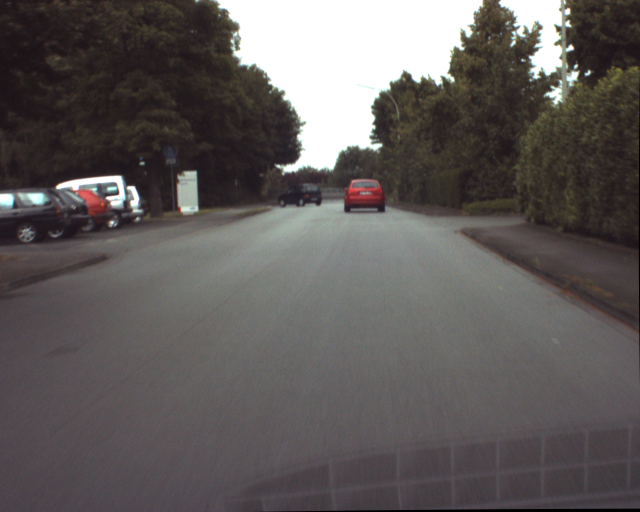
%> input picture Assignments/Assignment_1 _and _2 _from _Paro2621/assignment2/testimages/ur_c_s_03a_01_L_0376.png, 1280 x 1024 px (shown at 1/2 size)
$ octave main_1.m   (GNU Octave 9; MATLAB toolbox functions it lacks are replaced by stand-ins)
%> lines starting %> are read from the running program, lines starting %| are printed output that depends on the picture; in (x1, y1, x2, y2) boxes, pixels count from 0 and x2, y2 are one past the last pixel; in counts of white or black regions, pixels touching at a corner belong together; the program's own positions count from 1
% close all;
% clear, clc;
set(0, 'DefaultFigureWindowStyle', 'docked');
addpath("testimages/")

% second part
images = { 'ur_c_s_03a_01_L_0376.png', ...
           'ur_c_s_03a_01_L_0377.png', ...
           'ur_c_s_03a_01_L_0378.png', ...
           'ur_c_s_03a_01_L_0379.png', ...
           'ur_c_s_03a_01_L_0380.png', ...
           'ur_c_s_03a_01_L_0381.png' };


img = im2gray(imread(images{1}));
%> img: size 1024x1280 uint8; min 0, max 255, mean 92.1
red_car =       img(360:420,690:770);
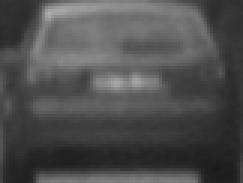
%> red_car: size 61x81 uint8 (shown 3 times larger); min 26, max 176, mean 78.2
turning_car =   img(370:412,555:645);
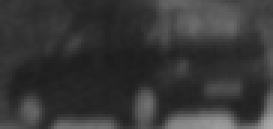
%> turning_car: size 43x91 uint8 (shown 3 times larger); min 29, max 169, mean 55.7
big_window =    img(320:462,495:705);
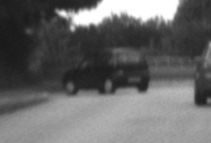
%> big_window: size 143x211 uint8; min 25, max 255, mean 103.1
    % bigger window black car - slower
small_window =  img(387:395,595:605);
    % smaller window black car - we do not find the car anymore


TemplateMatching(red_car,       images, "Red car")
% [5 lines not run here, left out]
function TemplateMatching(window_size,images,Templatename)
%> called with Templatename = 'Red car'

figure, imagesc(window_size), axis equal, colormap gray
[h, l] = size(window_size);
%> h = 61; l = 81
fprintf('Window size: %d (height) x %d (lenght)\n', h, l);
%| Window size: 61 (height) x 81 (lenght)

figure
for i = 1:numel(images)
    img = im2gray(imread(images{i}));

    tic
    c = normxcorr2(window_size, img);
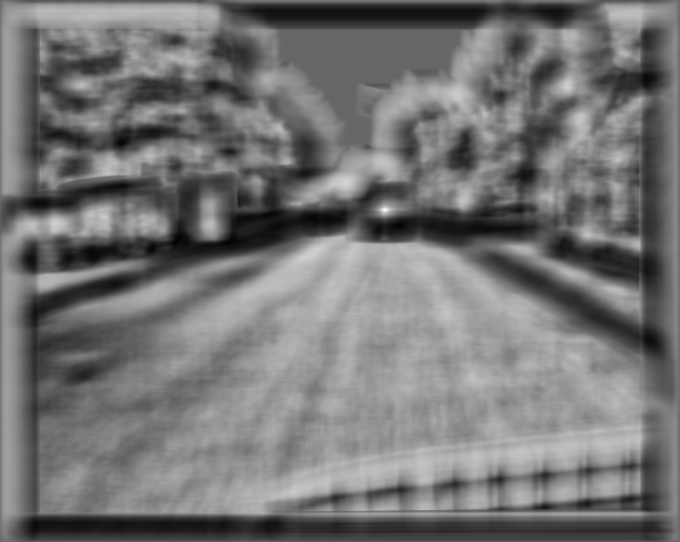
%> c: size 1084x1360 double (shown at 1/2 size); min -0.673, max 1, mean 0.0924; drawn with min black and max white
    elapsed_time = toc;


    fprintf('Image #%d, Template "%s: time = %.4f secondi\n', i,Templatename, elapsed_time);

    maxval = max(max(c));
%> maxval = 1
    mask = c > 0.99*maxval;
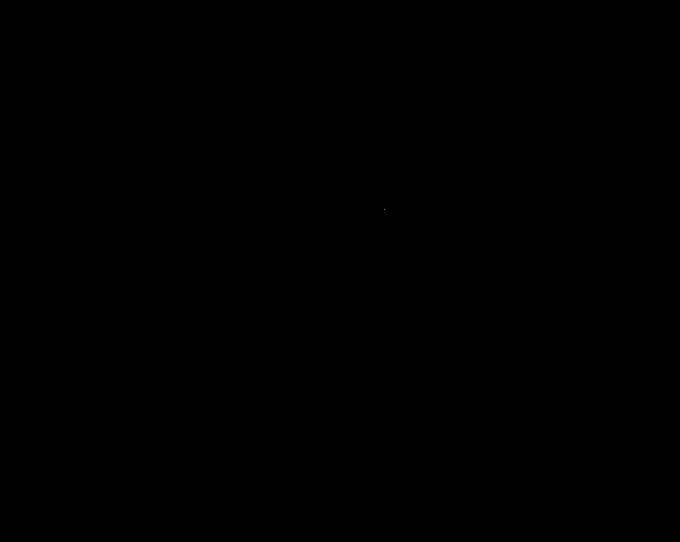
%> mask: size 1084x1360 logical (shown at 1/2 size); 0% white in thin lines or dots, all inside (x1, y1, x2, y2) = (769, 419, 770, 420)

    % figure, imagesc(mask), axis equal, colormap gray
    prop=regionprops(mask, 'Area','Centroid','BoundingBox');%needs logical matrix
%> prop = 1 region; box (x1, y1, x2, y2), Area and Centroid: (769, 419, 770, 420) 1 [770 420]

    col1 = arrayfun(@(prop) prop.Area(1), prop);
%> col1 = 1
    [maxVal, idx] = max(col1);
%> maxVal = 1; idx = 1

    % Adjust centroid to top-left corner for rectangle placement
    x_corner = prop(idx).Centroid(1) - l;
%> x_corner = 689
    y_corner = prop(idx).Centroid(2) - h;
%> y_corner = 359

    subplot(2,3,i)
    imagesc(img), axis equal, hold on, colormap gray
    rectangle('Position', [x_corner, y_corner, l, h], 'EdgeColor', 'r')
    plot(prop(idx).Centroid(1)-l/2, prop(idx).Centroid(2)-h/2, '*r');
    title(images{i})
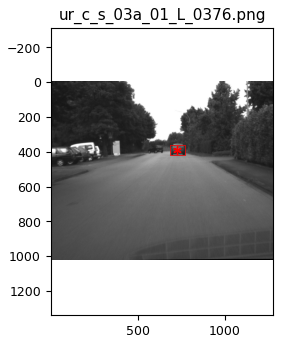
%> figure redrawn from the program's plot data
end
%> pass 2 of the loop in TemplateMatching, `for i = 1:numel(images)`:
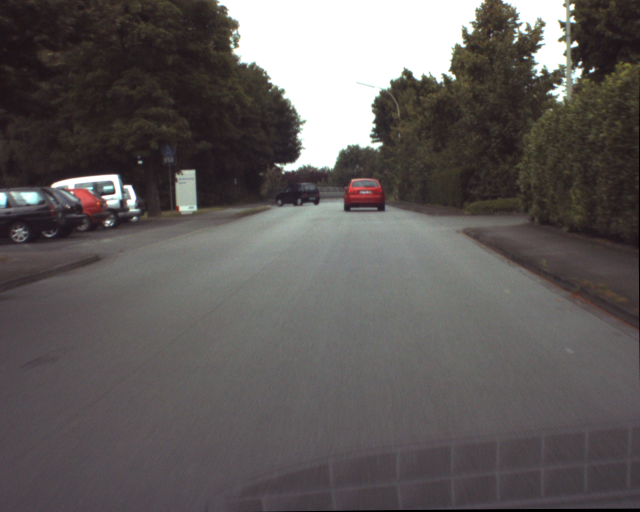
%> input picture Assignments/Assignment_1 _and _2 _from _Paro2621/assignment2/testimages/ur_c_s_03a_01_L_0377.png, 1280 x 1024 px (shown at 1/2 size)
%> maxval = 0.99
%> in TemplateMatching, `mask = c > 0.99*maxval;`:
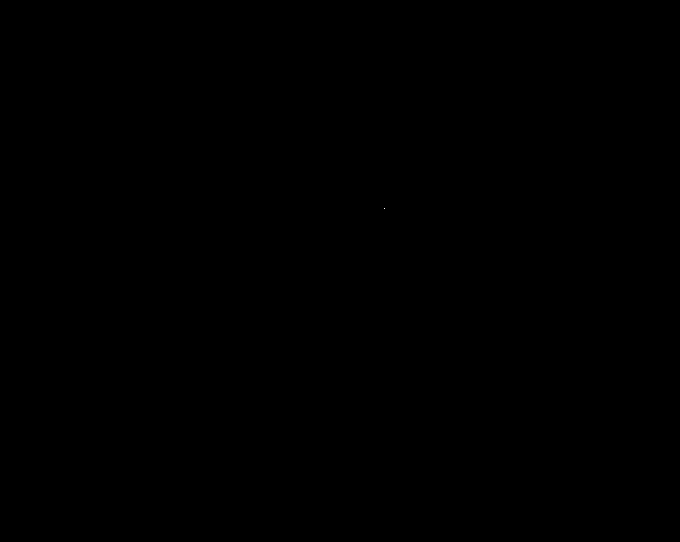
%> mask: size 1084x1360 logical (shown at 1/2 size); 0% white in thin lines or dots, all inside (x1, y1, x2, y2) = (768, 417, 770, 418)
%> prop = 1 region; box (x1, y1, x2, y2), Area and Centroid: (768, 417, 770, 418) 2 [769.5 418]
%> col1 = 2
%> x_corner = 688.5
%> y_corner = 357
%> in TemplateMatching, `title(images{i})`:
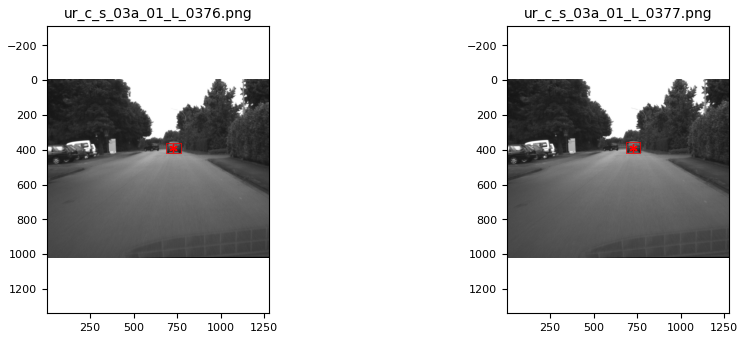
%> figure redrawn from the program's plot data, 2 panels
%> the run ends on the next line

end
